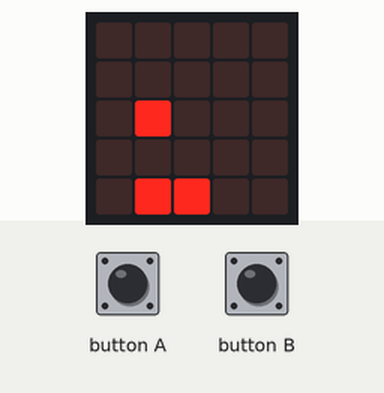
This program was run on a simulated BBC micro:bit (MakeCode). Parts: the board's 5×5 LED display. The test bench sets the inputs (shaded band). Random numbers come from a fixed seed; the run ends where the board's game-over animation would start. At 2.0 s the program stops and its outputs stay as they are.

Above: at 1.2 s.
1.3 s: button B pressed for 0.15 s
At 1.9 s:
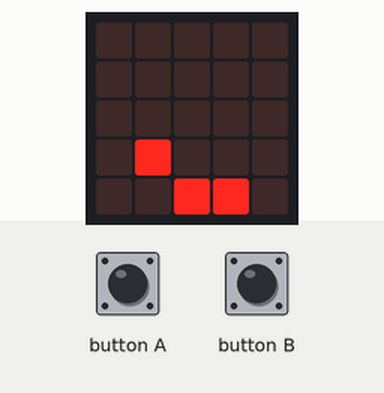
At 2.6 s:
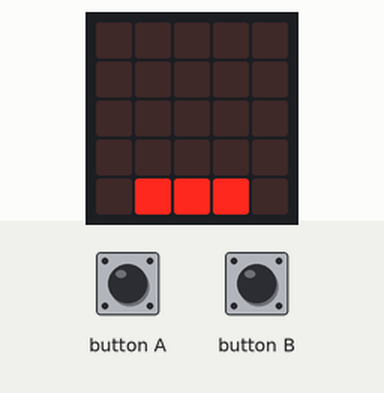
Timing chart, 0 to 3.5 s (numbered marks = the images above; inputs shaded):
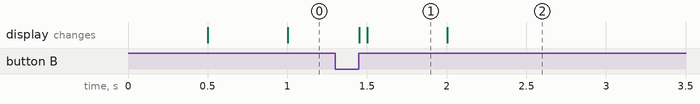

The program:

main.ts
```typescript
input.onButtonPressed(Button.A, function () {
    Nave1.change(LedSpriteProperty.X, -1)
    Nave2.change(LedSpriteProperty.X, -1)
})
input.onButtonPressed(Button.B, function () {
    Nave1.change(LedSpriteProperty.X, 1)
    Nave2.change(LedSpriteProperty.X, 1)
})
let Bola: game.LedSprite = null
let Nave2: game.LedSprite = null
let Nave1: game.LedSprite = null
Nave1 = game.createSprite(1, 4)
Nave2 = game.createSprite(2, 4)
game.setScore(0)
basic.forever(function () {
    Bola = game.createSprite(randint(0, 4), 0)
    for (let index = 0; index < 4; index++) {
        basic.pause(500)
        Bola.change(LedSpriteProperty.Y, 1)
        if (Bola.isTouching(Nave1) || Bola.isTouching(Nave2)) {
            basic.pause(100)
            Bola.delete()
            game.addScore(1)
        }
    }
    if (Bola.isTouchingEdge()) {
        game.gameOver()
    }
})
```

test.ts
```typescript
// aquí va el archivo "tests"; esto no se compilará cuando este paquete se utilice como una extensión.
```

Measured:
- what the display in image 1 shows lasts 0.5 s, from 1.5 s to 2.0 s
